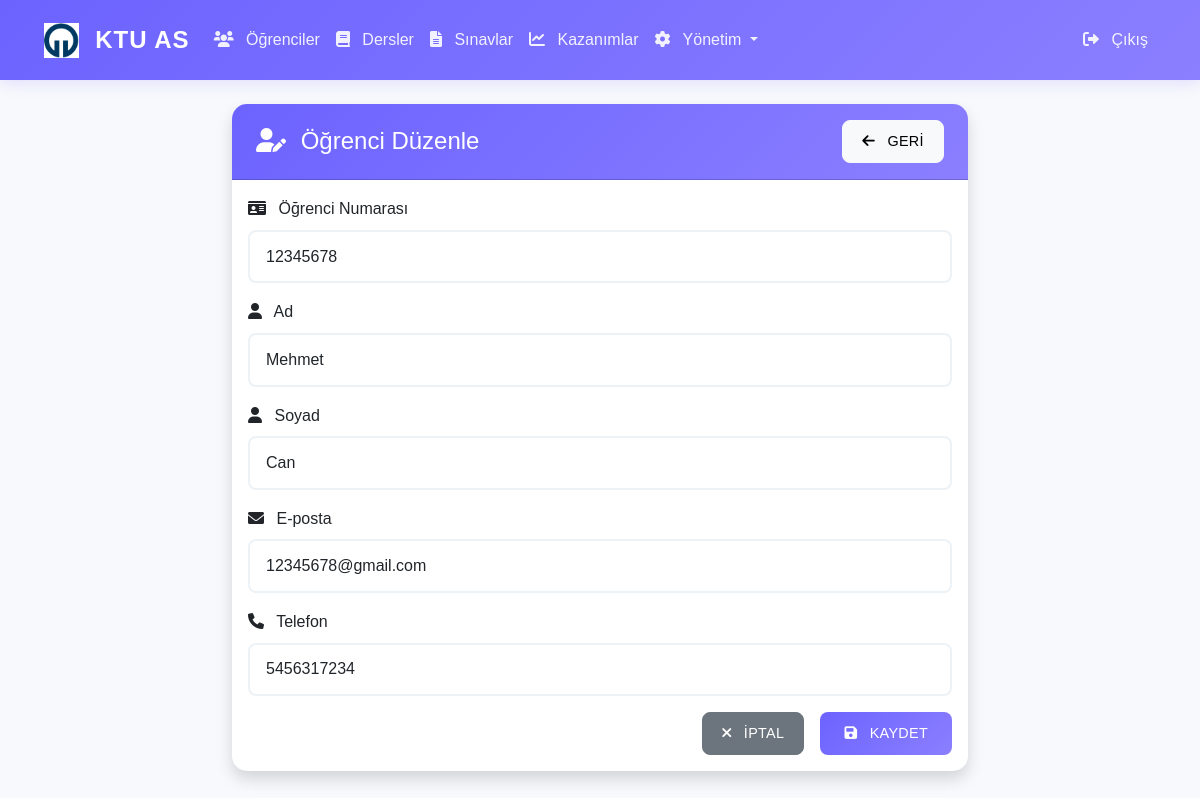
/admin/edit-student/2 (signed in), run on the app's committed database.
### app/models/__init__.py (models this page shows, shortened)
class Student(db.Model):
    __tablename__ = 'students'
    id = db.Column(db.Integer, primary_key=True)
    student_number = db.Column(db.String(20), unique=True, nullable=False)
    first_name = db.Column(db.String(50), nullable=False)
    last_name = db.Column(db.String(50), nullable=False)
    email = db.Column(db.String(120), unique=True, nullable=False)
    phone = db.Column(db.String(20))
    created_at = db.Column(db.DateTime, default=datetime.utcnow)
    exam_scores = db.relationship('StudentExamScore', backref='student', lazy=True)

### app/routes/admin.py (the view, shortened to what this page needs)
@bp.route('/edit-student/<int:student_id>', methods=['GET', 'POST'])
@login_required
def edit_student(student_id):
    if not current_user.is_admin:
        flash('Bu sayfaya erişim yetkiniz yok!', 'error')
        return redirect(url_for('main.index'))
    student = Student.query.get_or_404(student_id)
    return render_template('admin/edit_student.html', student=student)

### app/__init__.py (called while the page is built)
@login_manager.user_loader
def load_user(user_id):
    from app.models import User
    return User.query.get(int(user_id))

### app/templates/admin/edit_student.html (shortened to what this page needs)
{% extends "base.html" %}
{% block content %}
<div class="row justify-content-center">
    <div class="col-md-8">
        <div class="card shadow">
            <div class="card-header bg-primary text-white d-flex justify-content-between align-items-center">
                <h4 class="mb-0">
                    <i class="fas fa-user-edit"></i> Öğrenci Düzenle
                </h4>
                <a href="{{ url_for('main.student_list') }}" class="btn btn-light btn-sm">
                    <i class="fas fa-arrow-left"></i> Geri
                </a>
            </div>
            <div class="card-body">
                <form method="POST" action="" class="needs-validation" novalidate>
                    <div class="mb-3">
                        <label for="student_number" class="form-label">
                            <i class="fas fa-id-card"></i> Öğrenci Numarası
                        </label>
                        <input type="text" class="form-control" id="student_number" name="student_number" value="{{ student.student_number }}" readonly>
                    </div>
                    <div class="mb-3">
                        <label for="first_name" class="form-label">
                            <i class="fas fa-user"></i> Ad
                        </label>
                        <input type="text" class="form-control" id="first_name" name="first_name" value="{{ student.first_name }}" required>
                    </div>
                    <div class="mb-3">
                        <label for="last_name" class="form-label">
                            <i class="fas fa-user"></i> Soyad
                        </label>
                        <input type="text" class="form-control" id="last_name" name="last_name" value="{{ student.last_name }}" required>
                    </div>
                    <div class="mb-3">
                        <label for="email" class="form-label">
                            <i class="fas fa-envelope"></i> E-posta
                        </label>
                        <input type="email" class="form-control" id="email" name="email" value="{{ student.email }}" required>
                    </div>
                    <div class="mb-3">
                        <label for="phone" class="form-label">
                            <i class="fas fa-phone"></i> Telefon
                        </label>
                        <input type="text" class="form-control" id="phone" name="phone" value="{{ student.phone }}">
                    </div>
                    <div class="d-grid gap-2 d-md-flex justify-content-md-end">
                        <a href="{{ url_for('main.student_list') }}" class="btn btn-secondary me-md-2">
                            <i class="fas fa-times"></i> İptal
                        </a>
                        <button type="submit" class="btn btn-primary">
                            <i class="fas fa-save"></i> Kaydet
                        </button>
                    </div>
                </form>
            </div>
        </div>
    </div>
</div>
{% endblock %}

### app/static/css/style.css (style rules this page uses)
:root { --primary-color: #6C63FF; --secondary-color: #FF6584; --accent-color: #43E97B; --background-color: #F7F9FC; --text-color: #2D3748; --success-color: #43E97B; --warning-color: #FFB86C; --danger-color: #FF5555; --light-gray: #EDF2F7; --dark-gray: #4A5568; --gradient-primary: linear-gradient(135deg, #6C63FF 0%, #8B7FFF 100%); --gradient-success: linear-gradient(135deg, #43E97B 0%, #38F9D7 100%); --gradient-warning: linear-gradient(135deg, #FFB86C 0%, #FFA17F 100%); --gradient-danger: linear-gradient(135deg, #FF5555 0%, #FF8080 100%); }
body { font-family: 'Poppins', sans-serif; background-color: var(--background-color); color: var(--text-color); line-height: 1.6; }
.card { border: none; border-radius: 15px; box-shadow: 0 5px 15px rgba(0, 0, 0, 0.05); transition: transform 0.3s ease, box-shadow 0.3s ease; background: white; margin-bottom: 1.5rem; }
.card-header { background: var(--gradient-primary); color: white; border-radius: 15px 15px 0 0 !important; padding: 1rem 1.5rem; font-weight: 600; }
.btn { border-radius: 8px; padding: 0.6rem 1.2rem; font-weight: 500; letter-spacing: 0.3px; transition: all 0.3s ease; text-transform: uppercase; font-size: 0.9rem; }
.btn-primary { background: var(--gradient-primary); border: none; padding: 0.6rem 1.5rem; border-radius: 8px; font-weight: 500; transition: all 0.3s ease; }
.form-control { border: 2px solid var(--light-gray); border-radius: 8px; padding: 0.8rem 1rem; transition: all 0.3s ease; }
.card, .alert, .table { animation: fadeIn 0.5s ease-out; }
.fas { margin-right: 0.5rem; }

### data on the page
Student: student_number "12345678", first_name "Mehmet", last_name "Can", email "12345678@gmail.com", phone "5456317234"
